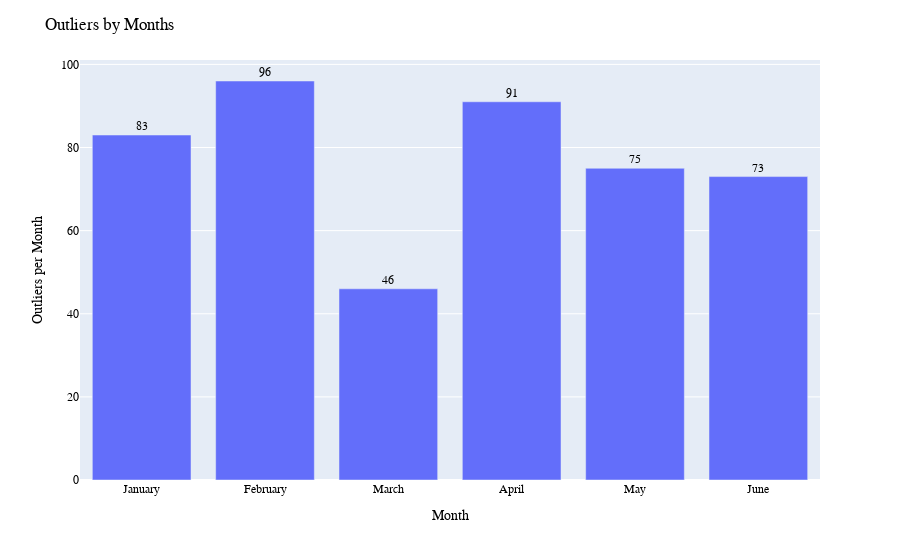

The code cell stored with this chart in its notebook:
### Code cell
fig = px.bar(df_outlier_month, x='dt_start_utc', y='rebap_eur_mwh', text='rebap_eur_mwh')
fig.update_traces(texttemplate='%{text}', textposition='outside', cliponaxis = False)
fig.update_layout(uniformtext_minsize=8, uniformtext_mode='hide')

fig.update_layout(
    title="Outliers by Months",
    xaxis_title="Month",
    yaxis_title="Outliers per Month",
    xaxis = dict(
        tickmode = 'array',
        tickvals = [1, 2, 3, 4, 5, 6],
        ticktext=["January","February", "March", "April", "May", "June"]),
    legend_title="",
    font=dict(
        family="Arial",
        size=12,
        color="Black"
    )
)

fig.show()

### Figure 1 — Plotly figure (JSON) as saved in the notebook; plotly's stock layout.template omitted (floating-point values rounded to 4 significant figures)
{"data": [{"alignmentgroup": "True", "cliponaxis": false, "hovertemplate": "dt_start_utc=%{x}<br>rebap_eur_mwh=%{text}<extra></extra>", "legendgroup": "", "marker": {"color": "#636efa", "pattern": {"shape": ""}}, "name": "", "offsetgroup": "", "orientation": "v", "showlegend": false, "text": [83, 96, 46, 91, 75, 73], "textposition": "outside", "texttemplate": "%{text}", "type": "bar", "x": [1, 2, 3, 4, 5, 6], "xaxis": "x", "y": [83, 96, 46, 91, 75, 73], "yaxis": "y"}], "layout": {"barmode": "relative", "font": {"color": "Black", "family": "Arial", "size": 12}, "legend": {"title": {"text": ""}, "tracegroupgap": 0}, "margin": {"t": 60}, "title": {"text": "Outliers by Months"}, "uniformtext": {"minsize": 8, "mode": "hide"}, "xaxis": {"anchor": "y", "domain": [0, 1], "tickmode": "array", "ticktext": ["January", "February", "March", "April", "May", "June"], "tickvals": [1, 2, 3, 4, 5, 6], "title": {"text": "Month"}}, "yaxis": {"anchor": "x", "domain": [0, 1], "title": {"text": "Outliers per Month"}}}}
